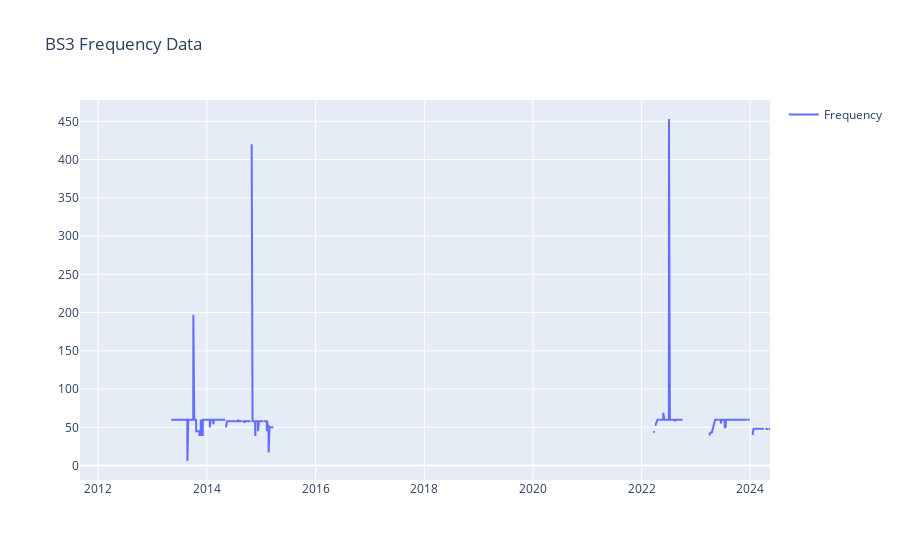

The notebook cell saved with this chart:
### Code cell
fig = go.Figure()
fig.add_trace(go.Scatter(x=df['Date'], y=df['Freq'], name='Frequency'))
fig.update_layout(showlegend=True, title='BS3 Frequency Data')
fig.show()

### Figure 1 — Plotly figure (JSON) as saved in the notebook; plotly's stock layout.template omitted (floating-point values rounded to 4 significant figures; data arrays with more than 128 entries replaced by an {"elided": "..."} marker saying what was removed)
{"data": [{"name": "Frequency", "type": "scatter", "x": {"elided": "4639 str values"}, "y": {"elided": "4639 float values"}}], "layout": {"showlegend": true, "title": {"text": "BS3 Frequency Data"}}}
